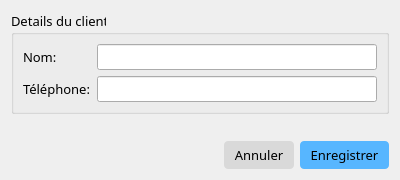
<?xml version="1.0" encoding="UTF-8"?>
<ui version="4.0">
 <class>GestionClientDialog</class>
 <widget class="QDialog" name="GestionClientDialog">
  <property name="geometry">
   <rect>
    <x>0</x>
    <y>0</y>
    <width>400</width>
    <height>180</height>
   </rect>
  </property>
  <property name="cursor">
   <cursorShape>ArrowCursor</cursorShape>
  </property>
  <property name="windowTitle">
   <string>Ajouter / modifier un client</string>
  </property>
  <layout class="QVBoxLayout" name="verticalLayout">
   <item>
    <widget class="QGroupBox" name="groupBox_details_client">
     <property name="font">
      <font>
       <family>Outfit</family>
       <pointsize>10</pointsize>
      </font>
     </property>
     <property name="title">
      <string>Details du client</string>
     </property>
     <layout class="QFormLayout" name="formLayout">
      <item row="0" column="0">
       <widget class="QLabel" name="label_nom_client">
        <property name="font">
         <font>
          <family>Outfit</family>
          <pointsize>10</pointsize>
         </font>
        </property>
        <property name="text">
         <string>Nom:</string>
        </property>
       </widget>
      </item>
      <item row="0" column="1">
       <widget class="QLineEdit" name="input_nom_client">
        <property name="font">
         <font>
          <family>Outfit</family>
          <pointsize>10</pointsize>
         </font>
        </property>
       </widget>
      </item>
      <item row="1" column="0">
       <widget class="QLabel" name="label_numero_client">
        <property name="font">
         <font>
          <family>Outfit</family>
          <pointsize>10</pointsize>
         </font>
        </property>
        <property name="text">
         <string>Téléphone:</string>
        </property>
       </widget>
      </item>
      <item row="1" column="1">
       <widget class="QLineEdit" name="input_telephone_client">
        <property name="font">
         <font>
          <family>Outfit</family>
          <pointsize>10</pointsize>
         </font>
        </property>
       </widget>
      </item>
     </layout>
    </widget>
   </item>
   <item>
    <spacer name="verticalSpacer">
     <property name="orientation">
      <enum>Qt::Vertical</enum>
     </property>
     <property name="sizeHint" stdset="0">
      <size>
       <width>20</width>
       <height>33</height>
      </size>
     </property>
    </spacer>
   </item>
   <item>
    <layout class="QHBoxLayout" name="horizontalLayout">
     <item>
      <spacer name="horizontalSpacer">
       <property name="orientation">
        <enum>Qt::Horizontal</enum>
       </property>
       <property name="sizeHint" stdset="0">
        <size>
         <width>40</width>
         <height>20</height>
        </size>
       </property>
      </spacer>
     </item>
     <item>
      <widget class="QPushButton" name="bouton_annuler">
       <property name="font">
        <font>
         <family>Outfit</family>
         <pointsize>10</pointsize>
        </font>
       </property>
       <property name="cursor">
        <cursorShape>PointingHandCursor</cursorShape>
       </property>
       <property name="styleSheet">
        <string notr="true">QPushButton {background-color:   rgb(217, 217, 217);  
padding: 5px 10px; border: none; border-radius: 4px;}</string>
       </property>
       <property name="text">
        <string>Annuler</string>
       </property>
      </widget>
     </item>
     <item>
      <widget class="QPushButton" name="bouton_enregistrer">
       <property name="font">
        <font>
         <family>Outfit</family>
         <pointsize>10</pointsize>
        </font>
       </property>
       <property name="cursor">
        <cursorShape>PointingHandCursor</cursorShape>
       </property>
       <property name="styleSheet">
        <string notr="true">QPushButton {background-color:  rgb(87, 182, 255);  
padding: 5px 10px; border: none; border-radius: 4px;}</string>
       </property>
       <property name="text">
        <string>Enregistrer</string>
       </property>
      </widget>
     </item>
    </layout>
   </item>
  </layout>
 </widget>
 <resources/>
 <connections/>
</ui>
